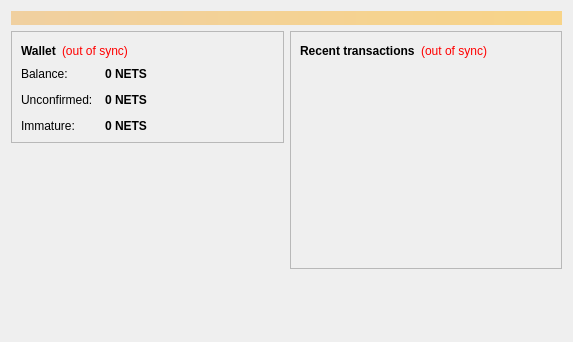
<?xml version="1.0" encoding="UTF-8"?>
<ui version="4.0">
 <class>OverviewPage</class>
 <widget class="QWidget" name="OverviewPage">
  <property name="geometry">
   <rect>
    <x>0</x>
    <y>0</y>
    <width>573</width>
    <height>342</height>
   </rect>
  </property>
  <property name="windowTitle">
   <string>Form</string>
  </property>
  <layout class="QVBoxLayout" name="topLayout">
   <item>
    <widget class="QLabel" name="labelAlerts">
     <property name="visible">
      <bool>false</bool>
     </property>
     <property name="styleSheet">
      <string notr="true">background-color: qlineargradient(x1: 0, y1: 0, x2: 1, y2: 0, stop:0 #F0D0A0, stop:1 #F8D488); color:#000000;</string>
     </property>
     <property name="wordWrap">
      <bool>true</bool>
     </property>
     <property name="margin">
      <number>3</number>
     </property>
    </widget>
   </item>
   <item>
    <layout class="QHBoxLayout" name="horizontalLayout" stretch="1,1">
     <item>
      <layout class="QVBoxLayout" name="verticalLayout_2">
       <item>
        <widget class="QFrame" name="frame">
         <property name="frameShape">
          <enum>QFrame::StyledPanel</enum>
         </property>
         <property name="frameShadow">
          <enum>QFrame::Raised</enum>
         </property>
         <layout class="QVBoxLayout" name="verticalLayout_4">
          <item>
           <layout class="QHBoxLayout" name="horizontalLayout_4">
            <item>
             <widget class="QLabel" name="label_5">
              <property name="font">
               <font>
                <weight>75</weight>
                <bold>true</bold>
               </font>
              </property>
              <property name="text">
               <string>Wallet</string>
              </property>
             </widget>
            </item>
            <item>
             <widget class="QLabel" name="labelWalletStatus">
              <property name="toolTip">
               <string>The displayed information may be out of date. Your wallet automatically synchronizes with the NetsCoin network after a connection is established, but this process has not completed yet.</string>
              </property>
              <property name="styleSheet">
               <string notr="true">QLabel { color: red; }</string>
              </property>
              <property name="text">
               <string notr="true">(out of sync)</string>
              </property>
              <property name="alignment">
               <set>Qt::AlignLeading|Qt::AlignLeft|Qt::AlignVCenter</set>
              </property>
             </widget>
            </item>
            <item>
             <spacer name="horizontalSpacer_2">
              <property name="orientation">
               <enum>Qt::Horizontal</enum>
              </property>
              <property name="sizeHint" stdset="0">
               <size>
                <width>40</width>
                <height>20</height>
               </size>
              </property>
             </spacer>
            </item>
           </layout>
          </item>
          <item>
           <layout class="QFormLayout" name="formLayout_2">
            <property name="fieldGrowthPolicy">
             <enum>QFormLayout::AllNonFixedFieldsGrow</enum>
            </property>
            <property name="horizontalSpacing">
             <number>12</number>
            </property>
            <property name="verticalSpacing">
             <number>12</number>
            </property>
            <item row="0" column="0">
             <widget class="QLabel" name="label">
              <property name="text">
               <string>Balance:</string>
              </property>
             </widget>
            </item>
            <item row="0" column="1">
             <widget class="QLabel" name="labelBalance">
              <property name="font">
               <font>
                <weight>75</weight>
                <bold>true</bold>
               </font>
              </property>
              <property name="cursor">
               <cursorShape>IBeamCursor</cursorShape>
              </property>
              <property name="toolTip">
               <string>Your current balance</string>
              </property>
              <property name="text">
               <string notr="true">0 NETS</string>
              </property>
              <property name="textInteractionFlags">
               <set>Qt::LinksAccessibleByMouse|Qt::TextSelectableByKeyboard|Qt::TextSelectableByMouse</set>
              </property>
             </widget>
            </item>
            <item row="1" column="0">
             <widget class="QLabel" name="label_3">
              <property name="text">
               <string>Unconfirmed:</string>
              </property>
             </widget>
            </item>
            <item row="1" column="1">
             <widget class="QLabel" name="labelUnconfirmed">
              <property name="font">
               <font>
                <weight>75</weight>
                <bold>true</bold>
               </font>
              </property>
              <property name="cursor">
               <cursorShape>IBeamCursor</cursorShape>
              </property>
              <property name="toolTip">
               <string>Total of transactions that have yet to be confirmed, and do not yet count toward the current balance</string>
              </property>
              <property name="text">
               <string notr="true">0 NETS</string>
              </property>
              <property name="textInteractionFlags">
               <set>Qt::LinksAccessibleByMouse|Qt::TextSelectableByKeyboard|Qt::TextSelectableByMouse</set>
              </property>
             </widget>
            </item>
            <item row="2" column="0">
             <widget class="QLabel" name="labelImmatureText">
              <property name="text">
               <string>Immature:</string>
              </property>
             </widget>
            </item>
            <item row="2" column="1">
             <widget class="QLabel" name="labelImmature">
              <property name="font">
               <font>
                <weight>75</weight>
                <bold>true</bold>
               </font>
              </property>
              <property name="toolTip">
               <string>Mined balance that has not yet matured</string>
              </property>
              <property name="text">
               <string notr="true">0 NETS</string>
              </property>
              <property name="textInteractionFlags">
               <set>Qt::LinksAccessibleByMouse|Qt::TextSelectableByKeyboard|Qt::TextSelectableByMouse</set>
              </property>
             </widget>
            </item>
           </layout>
          </item>
         </layout>
        </widget>
       </item>
       <item>
        <spacer name="verticalSpacer">
         <property name="orientation">
          <enum>Qt::Vertical</enum>
         </property>
         <property name="sizeHint" stdset="0">
          <size>
           <width>20</width>
           <height>40</height>
          </size>
         </property>
        </spacer>
       </item>
        <item>
         <widget class="QLabel" name="label_wallet_bgcoin">
          <property name="text">
           <string/>
          </property>
          <property name="pixmap">
           <pixmap resource="../bitcoin.qrc">:/images/wallet_bgcoin</pixmap>
          </property>
          <property name="scaledContents">
           <bool>false</bool>
          </property>
          <property name="alignment">
           <set>Qt::AlignCenter</set>
          </property>
          <property name="margin">
           <number>-2</number>
          </property>
         </widget>
        </item>
        <item>
         <widget class="QLabel" name="label_6">
          <property name="text">
           <string/>
          </property>
         </widget>
        </item>
      </layout>
     </item>
     <item>
      <layout class="QVBoxLayout" name="verticalLayout_3">
       <item>
        <widget class="QFrame" name="frame_2">
         <property name="frameShape">
          <enum>QFrame::StyledPanel</enum>
         </property>
         <property name="frameShadow">
          <enum>QFrame::Raised</enum>
         </property>
         <layout class="QVBoxLayout" name="verticalLayout">
          <item>
           <layout class="QHBoxLayout" name="horizontalLayout_2">
            <item>
             <widget class="QLabel" name="label_4">
              <property name="text">
               <string>&lt;b&gt;Recent transactions&lt;/b&gt;</string>
              </property>
             </widget>
            </item>
            <item>
             <widget class="QLabel" name="labelTransactionsStatus">
              <property name="toolTip">
               <string>The displayed information may be out of date. Your wallet automatically synchronizes with the NetsCoin network after a connection is established, but this process has not completed yet.</string>
              </property>
              <property name="styleSheet">
               <string notr="true">QLabel { color: red; }</string>
              </property>
              <property name="text">
               <string notr="true">(out of sync)</string>
              </property>
              <property name="alignment">
               <set>Qt::AlignRight|Qt::AlignTrailing|Qt::AlignVCenter</set>
              </property>
             </widget>
            </item>
            <item>
             <spacer name="horizontalSpacer">
              <property name="orientation">
               <enum>Qt::Horizontal</enum>
              </property>
              <property name="sizeHint" stdset="0">
               <size>
                <width>40</width>
                <height>20</height>
               </size>
              </property>
             </spacer>
            </item>
           </layout>
          </item>
          <item>
           <widget class="QListView" name="listTransactions">
            <property name="styleSheet">
             <string notr="true">QListView { background: transparent; }</string>
            </property>
            <property name="frameShape">
             <enum>QFrame::NoFrame</enum>
            </property>
            <property name="verticalScrollBarPolicy">
             <enum>Qt::ScrollBarAlwaysOff</enum>
            </property>
            <property name="horizontalScrollBarPolicy">
             <enum>Qt::ScrollBarAlwaysOff</enum>
            </property>
            <property name="selectionMode">
             <enum>QAbstractItemView::NoSelection</enum>
            </property>
           </widget>
          </item>
         </layout>
        </widget>
       </item>
       <item>
        <spacer name="verticalSpacer_2">
         <property name="orientation">
          <enum>Qt::Vertical</enum>
         </property>
         <property name="sizeHint" stdset="0">
          <size>
           <width>20</width>
           <height>40</height>
          </size>
         </property>
        </spacer>
       </item>
      </layout>
     </item>
    </layout>
   </item>
  </layout>
 </widget>
 <resources/>
 <connections/>
</ui>
